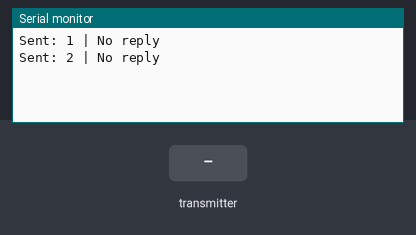
The sketch below on a simulated Arduino Uno, built for the host (arithmetic inside an expression is 32-bit, double 64-bit). Parts: the last lines printed to the serial monitor. The test bench sets the inputs (shaded band). No radio packets arrive unless stated.

Above: at 1.8 s.
1.9 s: the transmitter starts sending counter = 0
At 2.8 s:
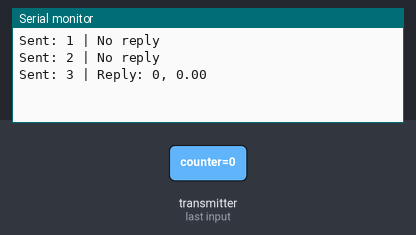
4.5 s: the transmitter starts sending value = 25
At 5.4 s:
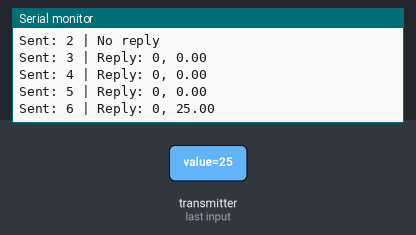
6.0 s: the transmitter starts sending counter = 256
At 6.4 s:
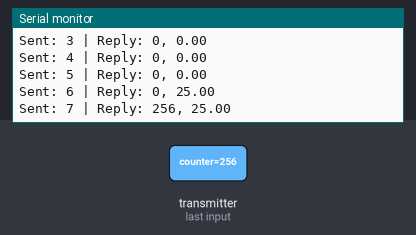
7.5 s: the transmitter starts sending value = 0
At 8.4 s:
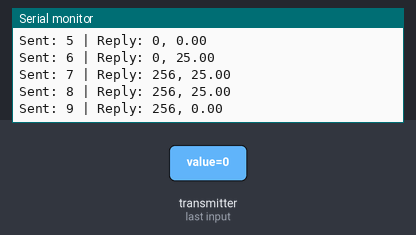
Timing chart, 0 to 10.0 s (numbered marks = the images above; inputs shaded):
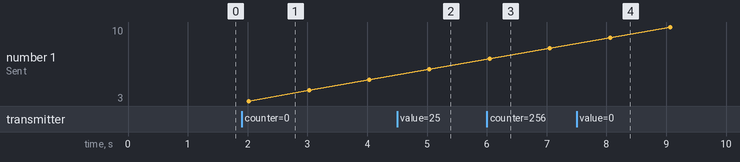

The sketch:

NRF_sample_bidirectional_defTrans.ino
```cpp
#include <SPI.h>
#include <RF24.h>

#define CE_PIN   9
#define CSN_PIN  10
#define SCK_PIN  12
#define MISO_PIN 13
#define MOSI_PIN 11

RF24 radio(CE_PIN, CSN_PIN);

uint8_t address[][6] = {"NODE1", "NODE2"};

struct Payload {
  int counter;
  float value;
};

Payload txData;
Payload rxData;

void setup() {
  Serial.begin(115200);

  SPI.begin(SCK_PIN, MISO_PIN, MOSI_PIN, CSN_PIN);

  radio.begin();
  radio.setDataRate(RF24_250KBPS);
  radio.setChannel(76);

  radio.openWritingPipe(address[1]);   // send to Node B
  radio.openReadingPipe(1, address[0]); // receive from Node B

  radio.stopListening();
}

void loop() {

  // Prepare dummy data
  txData.counter++;
  txData.value = txData.counter * 1.1;

  // Send
  bool ok = radio.write(&txData, sizeof(txData));

  if (ok) {
    Serial.print("Sent: ");
    Serial.print(txData.counter);
    Serial.print(" | ");

    // Switch to RX mode
    radio.startListening();
    delay(5);

    if (radio.available()) {
      radio.read(&rxData, sizeof(rxData));
      Serial.print("Reply: ");
      Serial.print(rxData.counter);
      Serial.print(", ");
      Serial.println(rxData.value);
    } else {
      Serial.println("No reply");
    }

    radio.stopListening();

  } else {
    Serial.println("Send failed");
  }

  delay(1000);
}
```

Measured:
- after the input at 1.9 s, the serial monitor: prints a new line after 0.12 s (image 1)
- after the input at 4.5 s, the serial monitor: prints a new line after 0.54 s (image 2)
- after the input at 6.0 s, the serial monitor: prints a new line after 0.05 s (image 3)
- after the input at 7.5 s, the serial monitor: prints a new line after 0.56 s (image 4)
